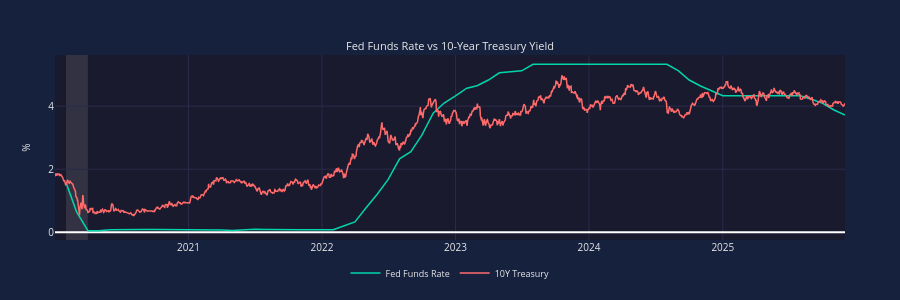

The code cell stored with this chart in its notebook:
### Markdown cell above
## 4. Multiple Series Comparison

Comparing EFFR and DGS10 on the same chart.

### Code cell
# Comparing Fed Funds Rate and 10-Year Treasury
# Use the same date range for comparison
common_start = max(min(fedfunds_dates), min(treasury_dates))
common_end = min(max(fedfunds_dates), max(treasury_dates))

# Filter to common range
ff_filtered = [(d, v) for d, v in zip(fedfunds_dates, fedfunds_values) 
               if common_start <= d <= common_end]
tr_filtered = [(d, v) for d, v in zip(treasury_dates, treasury_values)
               if common_start <= d <= common_end]

chart = EconChart(
    Data(x=[d for d, _ in ff_filtered], y=[v for _, v in ff_filtered], 
         name='Fed Funds Rate', color='teal'),
    Data(x=[d for d, _ in tr_filtered], y=[v for _, v in tr_filtered],
         name='10Y Treasury', color='coral'),
    title='Fed Funds Rate vs 10-Year Treasury Yield',
    y_label='%',
    horizontal_line=0,
)
chart.show(height=400)  # Direct display

### Figure 1 — Plotly figure (JSON) as saved in the notebook; plotly's stock layout.template omitted (floating-point values rounded to 4 significant figures; data arrays with more than 128 entries replaced by an {"elided": "..."} marker saying what was removed)
{"data": [{"line": {"color": "#00d4aa", "width": 1.5}, "name": "Fed Funds Rate", "showlegend": true, "type": "scatter", "visible": true, "x": ["2020-02-01T00:00:00", "2020-03-01T00:00:00", "2020-04-01T00:00:00", "2020-05-01T00:00:00", "2020-06-01T00:00:00", "2020-07-01T00:00:00", "2020-08-01T00:00:00", "2020-09-01T00:00:00", "2020-10-01T00:00:00", "2020-11-01T00:00:00", "2020-12-01T00:00:00", "2021-01-01T00:00:00", "2021-02-01T00:00:00", "2021-03-01T00:00:00", "2021-04-01T00:00:00", "2021-05-01T00:00:00", "2021-06-01T00:00:00", "2021-07-01T00:00:00", "2021-08-01T00:00:00", "2021-09-01T00:00:00", "2021-10-01T00:00:00", "2021-11-01T00:00:00", "2021-12-01T00:00:00", "2022-01-01T00:00:00", "2022-02-01T00:00:00", "2022-03-01T00:00:00", "2022-04-01T00:00:00", "2022-05-01T00:00:00", "2022-06-01T00:00:00", "2022-07-01T00:00:00", "2022-08-01T00:00:00", "2022-09-01T00:00:00", "2022-10-01T00:00:00", "2022-11-01T00:00:00", "2022-12-01T00:00:00", "2023-01-01T00:00:00", "2023-02-01T00:00:00", "2023-03-01T00:00:00", "2023-04-01T00:00:00", "2023-05-01T00:00:00", "2023-06-01T00:00:00", "2023-07-01T00:00:00", "2023-08-01T00:00:00", "2023-09-01T00:00:00", "2023-10-01T00:00:00", "2023-11-01T00:00:00", "2023-12-01T00:00:00", "2024-01-01T00:00:00", "2024-02-01T00:00:00", "2024-03-01T00:00:00", "2024-04-01T00:00:00", "2024-05-01T00:00:00", "2024-06-01T00:00:00", "2024-07-01T00:00:00", "2024-08-01T00:00:00", "2024-09-01T00:00:00", "2024-10-01T00:00:00", "2024-11-01T00:00:00", "2024-12-01T00:00:00", "2025-01-01T00:00:00", "2025-02-01T00:00:00", "2025-03-01T00:00:00", "2025-04-01T00:00:00", "2025-05-01T00:00:00", "2025-06-01T00:00:00", "2025-07-01T00:00:00", "2025-08-01T00:00:00", "2025-09-01T00:00:00", "2025-10-01T00:00:00", "2025-11-01T00:00:00", "2025-12-01T00:00:00"], "xaxis": "x", "y": [1.58, 0.65, 0.05, 0.05, 0.08, 0.09, 0.1, 0.09, 0.09, 0.09, 0.09, 0.09, 0.08, 0.07, 0.07, 0.06, 0.08, 0.1, 0.09, 0.08, 0.08, 0.08, 0.08, 0.08, 0.08, 0.2, 0.33, 0.77, 1.21, 1.68, 2.33, 2.56, 3.08, 3.78, 4.1, 4.33, 4.57, 4.65, 4.83, 5.06, 5.08, 5.12, 5.33, 5.33, 5.33, 5.33, 5.33, 5.33, 5.33, 5.33, 5.33, 5.33, 5.33, 5.33, 5.33, 5.13, 4.83, 4.64, 4.48, 4.33, 4.33, 4.33, 4.33, 4.33, 4.33, 4.33, 4.33, 4.22, 4.09, 3.88, 3.72], "yaxis": "y"}, {"line": {"color": "#ff6b6b", "width": 1.5}, "name": "10Y Treasury", "showlegend": true, "type": "scatter", "visible": true, "x": {"elided": "1479 str values"}, "xaxis": "x", "y": {"elided": "1479 float values"}, "yaxis": "y"}], "layout": {"annotations": [{"font": {"color": "#e8e8e8", "size": 11}, "showarrow": false, "text": "Fed Funds Rate vs 10-Year Treasury Yield", "x": 0.5, "xanchor": "center", "xref": "paper", "y": 1, "yanchor": "bottom", "yref": "paper"}], "font": {"color": "#e8e8e8", "size": 10}, "height": 300, "hoverlabel": {"bgcolor": "#16213e", "font": {"color": "#e8e8e8", "size": 11}}, "hovermode": "x unified", "legend": {"bgcolor": "rgba(0,0,0,0)", "font": {"color": "#e8e8e8", "size": 9}, "orientation": "h", "x": 0.5, "xanchor": "center", "y": -0.1, "yanchor": "top"}, "margin": {"b": 35, "l": 55, "r": 55, "t": 55}, "paper_bgcolor": "#16213e", "plot_bgcolor": "#1a1a2e", "shapes": [{"line": {"color": "rgba(255, 255, 255, 0.3)", "dash": "dash", "width": 1}, "type": "line", "x0": 0, "x1": 1, "xref": "x", "y0": 0, "y1": 0, "yref": "y"}, {"fillcolor": "#b8b8b8", "layer": "below", "line": {"width": 0}, "opacity": 0.15, "type": "rect", "x0": "2020-02-01T00:00:00", "x1": "2020-04-01T00:00:00", "xref": "x", "y0": 0, "y1": 1, "yref": "y domain"}], "xaxis": {"anchor": "y", "domain": [0, 1], "gridcolor": "#2a2a4a", "range": ["2020-01-02T00:00:00", "2025-12-01T00:00:00"], "showspikes": true, "spikecolor": "rgba(255, 255, 255, 0.5)", "spikedash": "dot", "spikemode": "across", "spikesnap": "cursor", "spikethickness": 1}, "yaxis": {"anchor": "x", "domain": [0, 1], "gridcolor": "#2a2a4a", "title": {"font": {"color": "#e8e8e8", "size": 10}, "text": "%"}, "type": "linear"}}}
